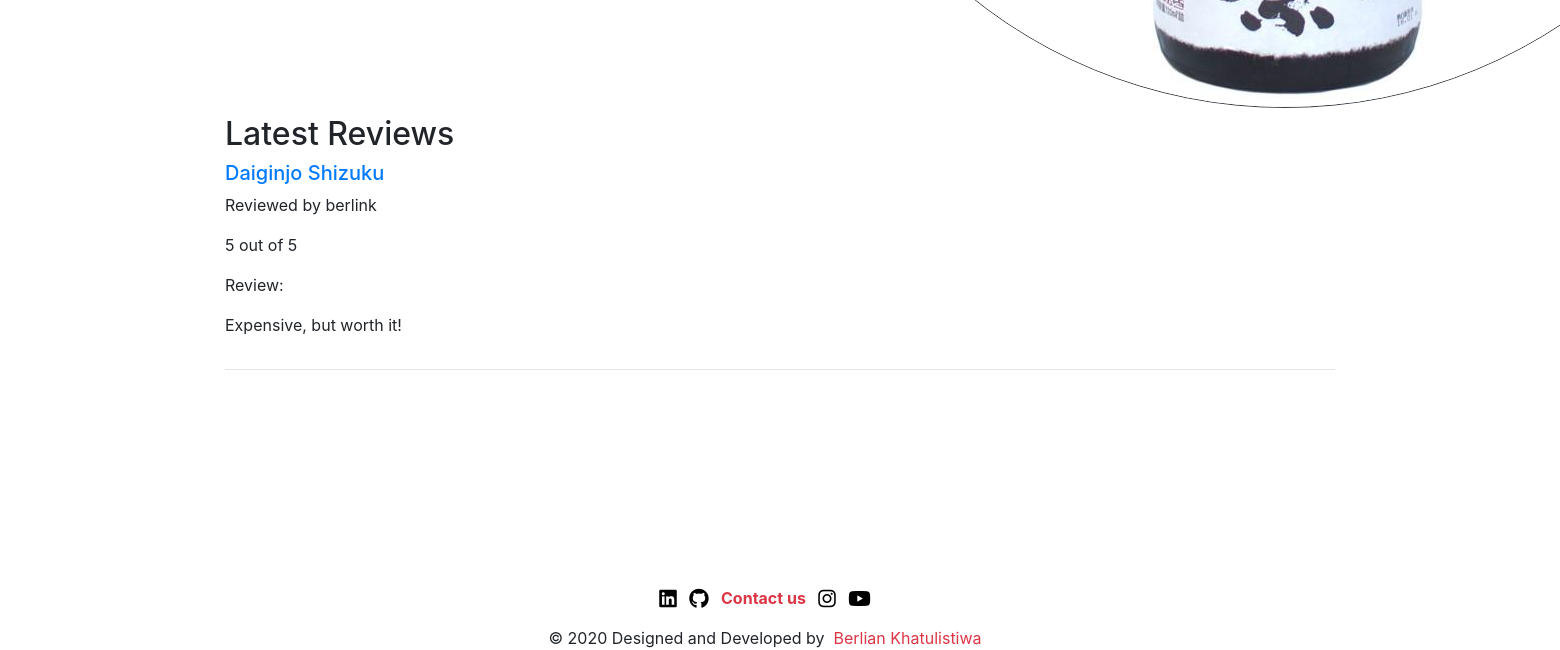
Page /reviews/ (signed in, lower part) on the earlier database version.
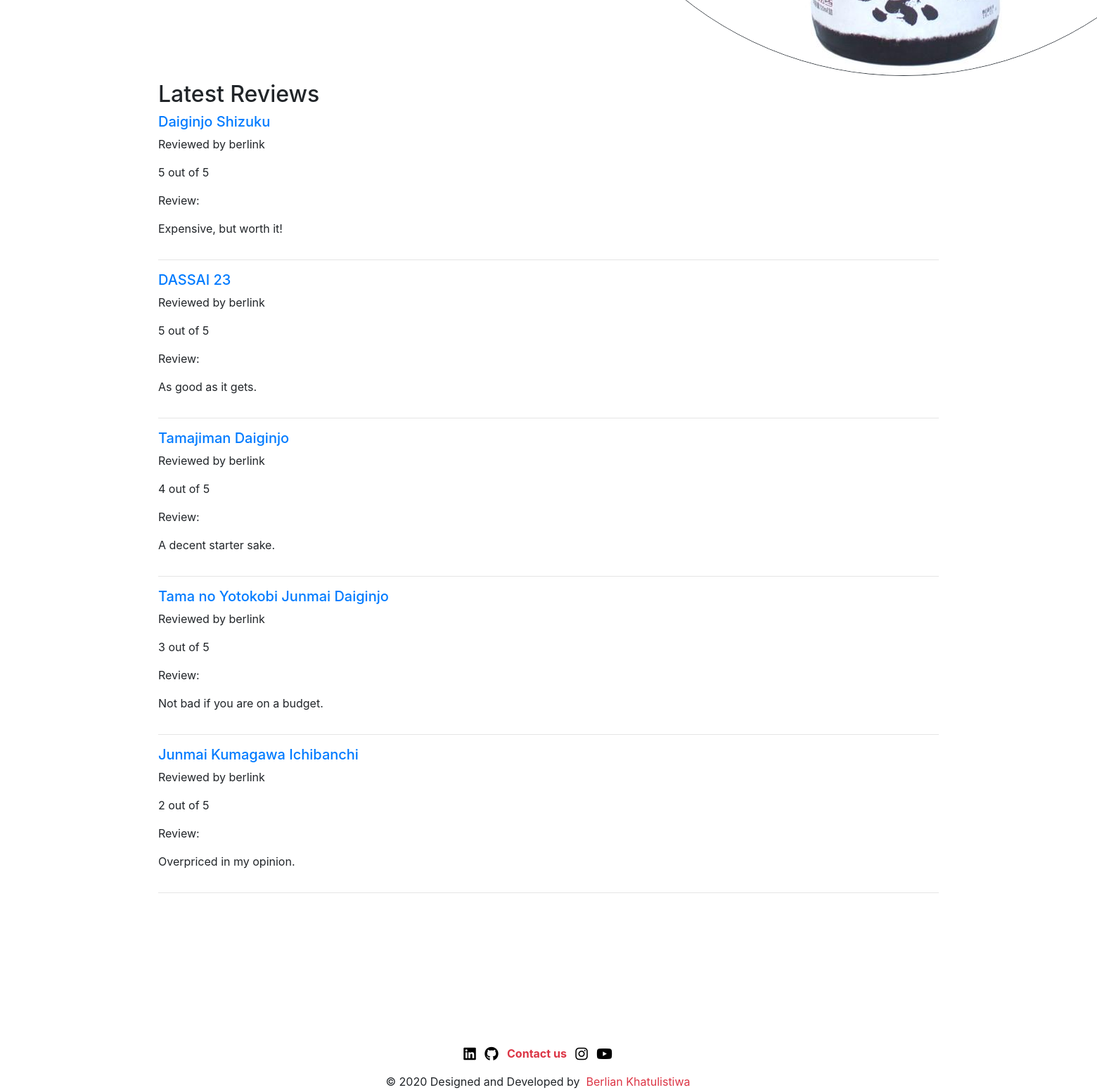
Same page on the later database version.
### main/models/review.py (models this page shows, shortened)
class Review(models.Model):
    RATING_CHOICES = (
        (1,'1'),
        (2, '2'),
        (3, '3'),
        (4, '4'),
        (5, '5')
    )
    date = models.DateField('Date published',blank=True, null=True)
    rating = models.IntegerField(choices=RATING_CHOICES, blank=True, null=True)
    content = models.TextField(blank=True)
    lat = models.FloatField(blank=True, null=True)
    long = models.FloatField(blank=True, null=True)
    user = models.ForeignKey(UserProfile, on_delete=models.CASCADE, related_name='reviews')
    sake = models.ForeignKey(Product, on_delete=models.CASCADE, related_name='reviews')
    postcode = models.CharField(blank=True, null=True, max_length=128)
    class Meta:
        unique_together = ('user', 'sake',)

### main/models/product.py (models this page shows, shortened)
class Product(models.Model):
    name = models.CharField(max_length=50)
    description = models.TextField(blank=True,null=True)
    short_description = models.TextField(blank=True,null=True)
    price = models.DecimalField(max_digits=10, decimal_places=2,blank=True,null=True)
    slug = models.SlugField(max_length=100,null=True)
    active = models.BooleanField(default=True,blank=True,null=True)
    in_stock = models.BooleanField(default=True,blank=True,null=True)
    date_updated = models.DateTimeField(auto_now=True,null=True)
    average_rating = models.FloatField(default=0, null=True,blank=True)
    abv = models.FloatField(default=0,blank=True,null=True)
    tags = models.ManyToManyField(ProductTag, blank=True)
    sake_type = models.CharField(max_length=3, choices=SAKE_TYPES)
    brewery = models.ForeignKey(Brewery, null=True, blank=True, on_delete=models.CASCADE, related_name='products')
    volume = models.PositiveIntegerField(blank=True, null=True)
    units_sold = models.PositiveIntegerField(blank=True,null=True,default=0)
    objects = ProductManager()
    def average_rating(self):
        all_ratings = map(lambda x:x.rating, self.reviews.all())
        return np.mean(all_ratings)
    def __str__(self):
        return self.name

### main/models/userprofile.py (models this page shows, shortened)
class UserProfile(models.Model):
    user = models.OneToOneField(get_user_model(), on_delete=models.CASCADE, related_name='userprofile')
    profile_image = models.ImageField(upload_to='profile_images', default='profile_images/masu_profile.jpg',null=True, blank=True)
    def __str__(self):
        return self.user.username

### users/models.py (models this page shows, shortened)
class User(AbstractUser):
    username = models.CharField(max_length=50, null=True, blank=True, default='')
    email = models.EmailField('email address', unique=True)
    USERNAME_FIELD = 'email'
    REQUIRED_FIELDS = []
    objects = UserManager()

### main/views/review.py (the view)
# urls.py: path('reviews/',review_list,name='review_list'),
def review_list(request):
    recent_reviews = Review.objects.order_by('-date')[:9]
    context = {}
    context['recent_reviews'] = recent_reviews
    return render(request, 'reviews/review_list.html', context)

### main/templates/reviews/review_list.html
{% extends 'base.html' %}
{% block content %}
    <div class="container">
    <h2>Latest Reviews</h2>
    {% if recent_reviews %}
    {% for review in recent_reviews %}
        <div class="row">
        <div class="col">
    <h5><a href="{% url 'review_detail' review.id %}"> {{ review.sake }}</a></h5>
            <p>Reviewed by {{ review.user }}</p>
        <p>{{ review.rating }} out of 5</p>
            <p>Review:</p>
        <p>{{ review.content }}</p>
        </div>
        </div>
        <hr>
    {% endfor %}
        </div>
{% else %}
        <div class="text-center">
<p>No reviews are available.</p>
        </div>
{% endif %}
{% endblock %}

### main/templates/base.html (shortened to what this page needs)
{% load static %}
<!DOCTYPE html>
<html lang="en">
<head>
    <link rel="stylesheet" href="{% static "css/bootstrap.min.css" %}">
    <link rel="stylesheet" href="https://maxcdn.bootstrapcdn.com/bootstrap/4.0.0/css/bootstrap.min.css"
>
    {% include 'navbar.html' %}
</head>
<body>
{% block content %}
{% endblock content %}
<div id="page-container">
   <div id="content-wrap">
   </div>
    <footer id="footer">
        {% include 'footer.html' %}
    </footer>
 </div>
</body>
</html>

### main/templates/navbar.html (shortened to what this page needs)
{% load staticfiles %}
{% load thumbnail %}
<div class="container">
    <nav class="navbar py-0 navbar-expand-lg navbar-light bg-white">
        <div class="collapse navbar-collapse" id="navbarSupportedContent">
            <ul class="navbar-nav ml-auto">
                {% if request.user.is_authenticated %}
                    <li class="nav-item col-auto pr-0">
                        <a class="btn btn-default dropdown-toggle" type="button" id="menu1" data-toggle="dropdown">
                            {% thumbnail request.user.userprofile.profile_image "75x75" as im %}
                                <img class="rounded-circle border border-dark z-depth-2" src="{{ im.url }}"/>
                            {% endthumbnail %}
                        </a>
                    </li>
                {% endif %}
            </ul>
        </div>
    </nav>
</div>

### main/templates/footer.html
 <div class="container-fluid">
        <div class="row justify-content-center col-12 col-lg-12">
                <ul class="list-inline ">
                    <li class="list-inline-item"><a href="https://www.linkedin.com/in/berlian-khatulistiwa-8bb420111/">
                        <span style="color: black;"><i class="fab fa-linkedin fa-lg  fa-2x"> </i> </span></a></li>
                    <li class="list-inline-item"><a href="https://github.com/berlink2/"><span style="color: black;"><i
                            class="fab fa-github fa-lg  fa-2x"></i></span></a></li>
                    <li class="list-inline-item"><a class="text-danger" href="{% url 'contact-us' %}"><b>Contact us</b></a>
                    </li>
                    <li class="list-inline-item"><a href="https://www.instagram.com/basicallybearlion/"><span
                            style="color: black;"><i class="fab fa-instagram fa-lg  fa-2x"></i></span></a></li>
                    <li class="list-inline-item"><a href="https://www.youtube.com/watch?v=dQw4w9WgXcQ"><span
                            style="color: black;"> <i class="fab fa-youtube fa-lg  fa-2x"></i></span></a></li>
                </ul>
            </div>
        <div class="row justify-content-center col-12">© 2020 Designed and
            Developed by &nbsp;<a class="text-danger" href="https://berlink2.github.io/Resume/">Berlian Khatulistiwa</a>
        </div>
    </div>

### main/templates/base.html (style rules this page uses)
#page-container { position: relative; min-height: 30vh; }
#content-wrap { padding-bottom: 2.5rem; }
#footer { position: absolute; bottom: 0; width: 100%; height: 2.5rem; }

Differences in the rows shown:
added Review: sake "DASSAI 23", user "berlink", rating "5", content "As good as it gets."
added Review: sake "Tamajiman Daiginjo", user "berlink", rating "4", content "A decent starter sake."
added Review: sake "Tama no Yotokobi Junmai Daiginjo", user "berlink", rating "3", content "Not bad if you are on a budget."
added Review: sake "Junmai Kumagawa Ichibanchi", user "berlink", rating "2", content "Overpriced in my opinion."
